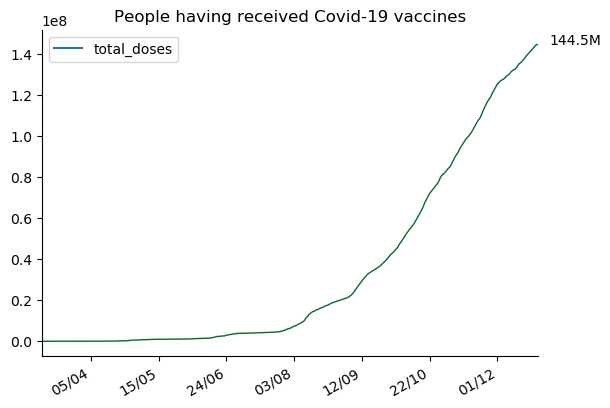

Source code (Python):
import matplotlib.pyplot as plt
from matplotlib.dates import DayLocator, DateFormatter
# from matplotlib.figure import Figure
# from matplotlib.backends.backend_gtk3agg import (
#     FigureCanvasGTK3Agg as FigureCanvas)
import datetime as dt
import pandas as pd
import numpy as np
from pandas.plotting import register_matplotlib_converters
from vaccine import doses

ONE_MILLION = 1e6

# Format doses
xs = np.array([dose['date'] for dose in reversed(doses)])
for dose in reversed(doses):
    dose['total_doses'] = float(dose['total_doses'].replace(",",""))
ys = np.array([dose['total_doses'] for dose in reversed(doses)])


# Assign doses to pandas data frame
values = {'date':xs,
          'total_doses':ys}
df = pd.DataFrame(values)
df['date'] = df['date'].apply(lambda x:
                                    dt.datetime.strptime(x,'%b %d, %Y'))
# df['date'] = pd.to_datetime(df['date'], format='%b %d, %Y', dayfirst=True)
# df = df.set_index("date")
pd.plotting.register_matplotlib_converters()
df[["total_doses"]].plot()
# Format the graph
ax = plt.gca()
# ax.axes.get_yaxis().set_visible(False)
ax.set_xlim(pd.Timestamp(xs[0]), pd.Timestamp(xs[-1]))
ax.xaxis.set_major_formatter(DateFormatter('%d/%m'))
ax.xaxis.set_major_locator(DayLocator(interval=40))

# Hide axis
right_side = ax.spines["right"]
right_side.set_visible(False)
top_side = ax.spines["top"]
top_side.set_visible(False)


plt.plot(df['date'], df['total_doses'],color = "#06692e",linewidth=1)
plt.title('People having received Covid-19 vaccines')
plt.gcf().autofmt_xdate()


#Annotate the last element
local_max = str(round(ys.max()/ONE_MILLION,1)) + 'M'
plt.annotate(local_max, xy=(1, ys.max()), xytext=(8, 0),
                 xycoords=('axes fraction', 'data'), textcoords='offset points')
plt.savefig("total_dose.png", bbox_inches='tight')
plt.show()

